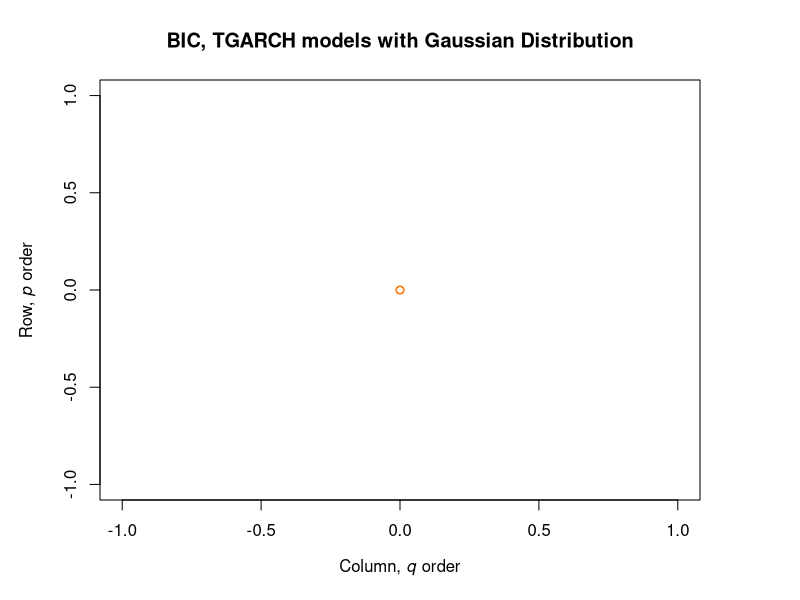

Recreate this plot in R. (Note: this script raises an error after producing the figure.)
# Determining tGARCH for normal distribution using AIC
bic_tgarch_norm = matrix(0,5,5)
for (i in 1:5) {
  for (j in 1:5) {
    tryCatch({
      tgarch_spec = ugarchspec(variance.model = list(garchOrder=c(i,j), 
                                                     model = "fGARCH", submodel = "TGARCH"), 
                               mean.model = list(armaOrder=c(0,0),
                                                 include.mean = TRUE),
                               distribution.model = "norm")
      tgarch_fit = ugarchfit(spec=tgarch_spec, data=returns, 
                             solver = "gosolnp",
                             solver.control=list(trace = 1))
      bic_tgarch_norm[i,j] = infocriteria(tgarch_fit)[2]
    }, error=function(e){cat("ERROR :",conditionMessage(e), "\n")})
  }
}

bic_tgarch_norm
which(min(bic_tgarch_norm) == bic_tgarch_norm)

par(mar=c(5, 5, 4, 5))
plot(bic_tgarch_norm, col=heat.colors(n = 10, alpha = 0.9), digits = 4,
     main = "BIC, TGARCH models with Gaussian Distribution",
     xlab = expression(paste("Column, ", italic("q"), " order")), 
     ylab = expression(paste("Row, ", italic("p"), " order")))
dev.off

# Model specification
tgarchspec_norm = ugarchspec(mean.model = list(armaOrder = c(0,0), 
                                                 include.mean = TRUE), 
                               variance.model = list(garchOrder = c(1,1), 
                                                     model = "fGARCH", submodel = "TGARCH"),
                               distribution.model = "norm")
tgarchfit_norm = ugarchfit(data = returns, spec = tgarchspec_norm, solver = "gosolnp",
                             solver.control=list(trace = 1))
tgarchfit_norm

# Model validation
par(mfrow = c(1,2))
acf(tgarchfit_norm@fit$z, main = "ACF of the standardized residuals") # acf of the standardized residuals
acf(tgarchfit_norm@fit$z,  main = "ACF of the squared standardized residuals") # acf of (standardized residuals)^2 
dev.off
par(mfrow = c(1,2))
plot(tgarchfit_norm, which = 9) # QQ plot of the standardized residuals
plot(tgarchfit_norm, which = 8)
dev.off
#-------------------------------------------------------------------------------

# Determining tGARCH for sstd distribution using AIC
bic_tgarch_sstd = matrix(0,5,5)
for (i in 1:5) {
  for (j in 1:5) {
    tryCatch({
      tgarch_spec = ugarchspec(variance.model = list(garchOrder=c(i,j), 
                                                     model = "fGARCH", submodel = "TGARCH"), 
                               mean.model = list(armaOrder=c(0,0),
                                                 include.mean = TRUE),
                               distribution.model = "sstd")
      tgarch_fit = ugarchfit(spec=tgarch_spec, data=returns, 
                             solver = "gosolnp",
                             solver.control=list(trace = 1))
      bic_tgarch_sstd[i,j] = infocriteria(tgarch_fit)[2]
    }, error=function(e){cat("ERROR :",conditionMessage(e), "\n")})
  }
}

bic_tgarch_sstd
which(min(bic_tgarch_sstd) == bic_tgarch_sstd)

par(mar=c(5, 5, 4, 5))
plot(bic_tgarch_sstd, col=heat.colors(n = 10, alpha = 0.9), digits = 4,
     main = "BIC, TGARCH models with skewed student's t-distribution",
     xlab = expression(paste("Column, ", italic("q"), " order")), 
     ylab = expression(paste("Row, ", italic("p"), " order")))
dev.off


# Model specification
tgarchspec_sstd = ugarchspec(mean.model = list(armaOrder = c(0,0), 
                                                 include.mean = TRUE), 
                               variance.model = list(garchOrder = c(1,1), 
                                                     model = "fGARCH", submodel = "TGARCH"),
                               distribution.model = "sstd")
tgarchfit_sstd = ugarchfit(data = returns, spec = tgarchspec_sstd, solver = "gosolnp",
                             solver.control=list(trace = 1))
tgarchfit_sstd

# Model validation
par(mfrow = c(1,2))
acf(tgarchfit_sstd@fit$z, main = "ACF of the standardized residuals") # acf of the standardized residuals
acf(tgarchfit_sstd@fit$z,  main = "ACF of the squared standardized residuals") # acf of (standardized residuals)^2 
dev.off
par(mfrow = c(1,2))
plot(tgarchfit_sstd, which = 9) # QQ plot of the standardized residuals
plot(tgarchfit_sstd, which = 8)
dev.off
#-------------------------------------------------------------------------------

# Determining eGARCH for ged distribution using AIC
bic_tgarch_ged = matrix(0,5,5)
for (i in 1:5) {
  for (j in 1:5) {
    tryCatch({
      tgarch_spec = ugarchspec(variance.model = list(garchOrder=c(i,j), 
                                                     model = "fGARCH", submodel = "TGARCH"), 
                               mean.model = list(armaOrder=c(0,0),
                                                 include.mean = TRUE),
                               distribution.model = "ged")
      tgarch_fit = ugarchfit(spec=tgarch_spec, data=returns, 
                             solver = "gosolnp",
                             solver.control=list(trace = 1))
      bic_tgarch_ged[i,j] = infocriteria(tgarch_fit)[2]
    }, error=function(e){cat("ERROR :",conditionMessage(e), "\n")})
  }
}

bic_tgarch_ged
which(min(bic_tgarch_ged) == bic_tgarch_ged)

par(mar=c(5, 5, 4, 5))
plot(bic_tgarch_ged, col=heat.colors(n = 10, alpha = 0.9), digits = 4,
     main = "BIC, TGARCH models with generalized error distribution",
     xlab = expression(paste("Column, ", italic("q"), " order")), 
     ylab = expression(paste("Row, ", italic("p"), " order")))
dev.off


# Model specification
tgarchspec_ged = ugarchspec(mean.model = list(armaOrder = c(0,0), 
                                                include.mean = TRUE), 
                              variance.model = list(garchOrder = c(1,1), 
                                                    model = "fGARCH", submodel = "TGARCH"),
                              distribution.model = "ged")
tgarchfit_ged = ugarchfit(data = returns, spec = tgarchspec_ged, solver = "gosolnp",
                            solver.control=list(trace = 1))
tgarchfit_ged

# Model validation
par(mfrow = c(1,2))
acf(tgarchfit_ged@fit$z, main = "ACF of the standardized residuals") # acf of the standardized residuals
acf(tgarchfit_ged@fit$z,  main = "ACF of the squared standardized residuals") # acf of (standardized residuals)^2 
dev.off
par(mfrow = c(1,2))
plot(tgarchfit_ged, which = 9) # QQ plot of the standardized residuals
plot(tgarchfit_ged, which = 8)
dev.off

# Simulations
# SSTD
sim = ugarchsim(fit = tgarch11fit_sstd, n.sim = length(returns), n.start = 0, m.sim = 1000, rseed = NA)
kurt = kurtosis(sim@simulation$seriesSim)
mean(t(kurt))

# Normal
sim = ugarchsim(fit = tgarch41fit_norm, n.sim = length(returns), n.start = 0, m.sim = 1000, rseed = NA)
kurt = kurtosis(sim@simulation$seriesSim)
mean(t(kurt))

# GED
sim = ugarchsim(fit = tgarch21fit_ged, n.sim = length(returns), n.start = 0, m.sim = 1000, rseed = NA)
kurt = kurtosis(sim@simulation$seriesSim)
mean(t(kurt))
